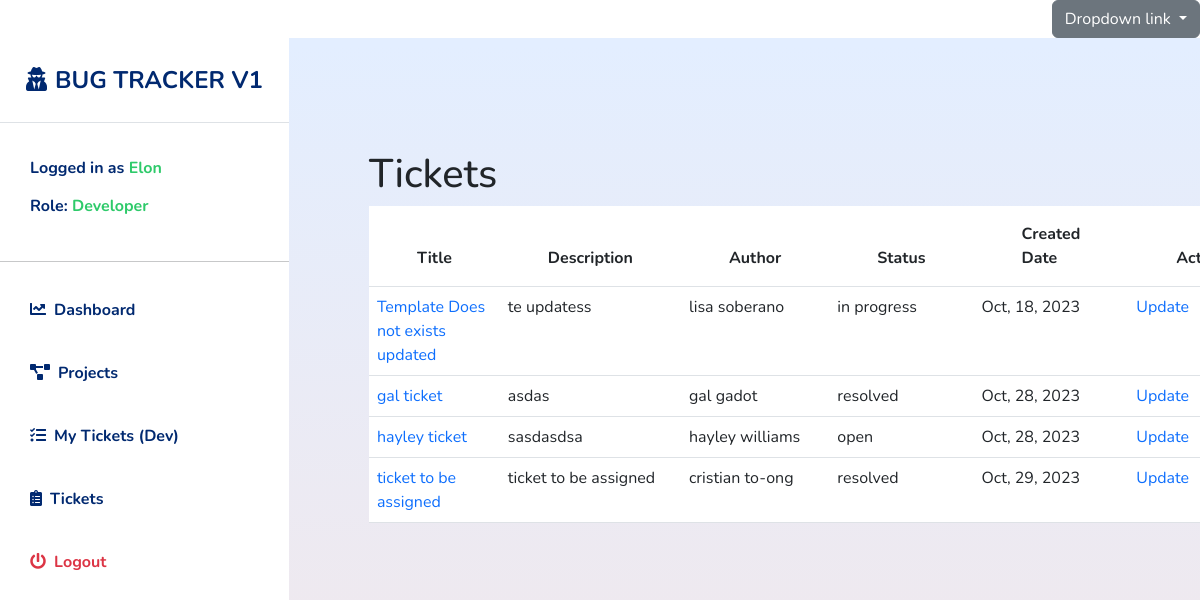
Screenshot of /bugtracker/tickets/tickets_developer (signed in) with the database file from the repository.
### accounts/models.py (models this page shows, shortened)
class EmployeeProfile(models.Model):
  user = models.OneToOneField(User, on_delete=models.CASCADE, related_name='profile')
  employee_id = models.CharField(max_length=128, blank=True)
  first_name = models.CharField(max_length=200, blank=True)
  last_name = models.CharField(max_length=200, blank=True)
  email = models.EmailField(max_length=200, blank=True)
  role = models.ForeignKey(Role,on_delete=models.CASCADE)
  avatar = models.ImageField(default='avatar.jpg', upload_to='avatars/', blank=True)
  phone_number = models.CharField(max_length=50, blank=True)
  updated = models.DateTimeField(auto_now=True)
  created = models.DateTimeField(auto_now_add=True)
  class Meta:
    ordering = ('-created',)
  def __str__(self):
    return self.first_name + " " + self.last_name

class Role(models.Model):
  role = models.CharField(max_length=50)

### bugtrackerapp/models.py (models this page shows, shortened)
class Ticket(models.Model):
  title = models.CharField(max_length=200,null=True,blank=True)
  ticket_description = models.TextField(null=True,blank=True)
  image = models.ImageField(upload_to='ticketimgs/', blank=True, null=True)
  project = models.ForeignKey(Project, on_delete=models.CASCADE)
  author = models.ForeignKey(EmployeeProfile, on_delete=models.CASCADE, related_name='tickets', unique=False)
  assign_members = models.ManyToManyField(User, related_name='devs', blank=True)
  type = models.ForeignKey(Type, on_delete=models.CASCADE)
  priority = models.ForeignKey(Priority, on_delete=models.CASCADE)
  status = models.ForeignKey(Status, on_delete=models.CASCADE)
  updated = models.DateTimeField(auto_now=True)
  created = models.DateTimeField(auto_now_add=True)

class Status(models.Model):
  status = models.CharField(max_length=100, null=True,blank=True)
  def __str__(self):
    return self.status

### bugtrackerapp/views.py (the view)
# urls.py: path('tickets/tickets_developer', views.tickets_developer, name='tickets_developer'),
@login_required(login_url="/")
def tickets_developer(request):
    employee = EmployeeProfile.objects.get(user=request.user)
    tickets = Ticket.objects.filter(
      Q(assign_members=request.user) | Q(author=employee)
    )
    context = {
      'tickets':tickets
    }
    return render(request, 'bugtrackerapp/tickets_developer.html', context)

### bugtrackerapp/templates/bugtrackerapp/tickets_developer.html
{% extends 'base.html' %}
{% load static %}
{% block content %}
  <h1>Tickets</h1>
      <div class="draft-table">
    <table class="table" id="draft-table">
      <thead>
        <tr>
          <th scope="col">Title</th>
          <th scope="col">Description</th>
          <th scope="col">Author</th>
          <th scope="col">Status</th>
          <th scope="col">Created Date</th>
          <th scope="col">Actions</th>
        </tr>
      </thead>
      <tbody>
        {% for ticket in tickets %}
        <tr>
          <td>
            <a href="{% url 'bugtracker:project_detail' ticket.project.id %}">{{ticket.title}}</a>
          </td>
            <td>
            {{ticket.ticket_description}}
          </td>
          <td>{{ticket.author}}</td>
          <td>{{ticket.status}}</td>
          <td>{{ticket.created|date:"M, d, Y"}}</td>
          <td>
            <a href="{% url 'bugtracker:ticket_detail' ticket.id %}">Update</a>
          </td>
        </tr>
        {% endfor %}
      </tbody>
    </table>
      </div>
{% endblock content %}

### templates/includes/navbar.html (shortened to what this page needs)
{% load static %}
<div class="d-flex" id="wrapper">
        <div class="bg-white main-navbar" id="sidebar-wrapper">
                <div class="sidebar-heading text-center py-4 primary-text fs-4 fw-bold text-uppercase border-bottom"><i
                                class="fas fa-user-secret me-2"></i>Bug Tracker V1</div>
                <div class="list-group list-group-flush my-3">
                        {% if user.is_authenticated %}
                        <h6 class="list-group-item list-group-item-action bg-transparent second-text active">
                                Logged in as <span
                                        style="color: #2ECA6A;">{{request.user.profile.first_name|title}}</span>
                                <br>
                                <br>
                                Role: <span style="color: #2ECA6A;">{{request.user.profile.role.role}}</span>
                        </h6>
                        <hr>
                        <a href="{% url 'bugtracker:home' %}"
                                class="list-group-item list-group-item-action bg-transparent second-text active"><i
                                        class="fas fa-chart-line me-2"></i>Dashboard</a>
                        <a href="{% url 'bugtracker:projects_view' %}"
                                class="list-group-item list-group-item-action bg-transparent second-text fw-bold active"><i
                                        class="fas fa-project-diagram me-2"></i>Projects</a>
                        {% if request.user.profile.role.role == "Developer" %}
                        <a href="{% url 'bugtracker:tickets_tester' %}"
                                class="list-group-item list-group-item-action bg-transparent second-text fw-bold active"><i
                                        class="fas fa-tasks me-2"></i>My Tickets (Dev)</a>
                        {% endif %}
                        <a href="{% url 'bugtracker:tickets_view' %}"
                                class="list-group-item list-group-item-action bg-transparent second-text fw-bold active"><i
                                        class="fas fa-clipboard-list me-2"></i>Tickets</a>
                        {% endif %}
                        {% if user.is_authenticated %}
                        <a href="{% url 'accounts:logout_view' %}"
                                class="list-group-item list-group-item-action bg-transparent text-danger fw-bold active"><i
                                        class="fas fa-power-off me-2"></i>Logout</a>
                        {% endif %}
                </div>
        </div>

### templates/base.html (style rules this page uses)
:root { --main-bg-color: #012970; --main-text-color: #012970; --second-text-color: #bbbec5; --second-bg-color: #c1efde; }
body { font-family: 'Nunito', sans-serif; }
a { color: ##5C7BD9; text-decoration: none; }
.primary-text { color: var(--main-text-color); }
.second-text { color: var(--second-text-color); }
#wrapper { overflow-x: hidden; background: #F5F8FE; }
#sidebar-wrapper { min-height: 100vh; margin-left: -15rem; -webkit-transition: margin 0.25s ease-out; -moz-transition: margin 0.25s ease-out; -o-transition: margin 0.25s ease-out; transition: margin 0.25s ease-out; }
#sidebar-wrapper .sidebar-heading { padding: 0.875rem 1.25rem; font-size: 1.2rem; }
.main-navbar { z-index: 999 !important; width: 400px; }
.list-group-item { border: none; padding: 20px 30px; width: 100%; }
.list-group-item.active { color: var(--main-text-color); font-weight: bold; border: none; }
@media (min-width: 768px) { #sidebar-wrapper { margin-left: 0; } }
#dataTable td, #draft-table th { padding: 1rem 3rem; }

### rows the page displays
Ticket: title "Template Does not exists updated", ticket_description "te updatess", author "lisa soberano", status "in progress", created "Oct, 18, 2023"
Ticket: title "gal ticket", ticket_description "asdas", author "gal gadot", status "resolved", created "Oct, 28, 2023"
Ticket: title "hayley ticket", ticket_description "sasdasdsa", author "hayley williams", status "open", created "Oct, 28, 2023"
Ticket: title "ticket to be assigned", ticket_description "ticket to be assigned", author "cristian to-ong", status "resolved", created "Oct, 29, 2023"

### other values shown
{{ request.user.profile.first_name|title }} "Elon"
{{ request.user.profile.role.role }} "Developer"
